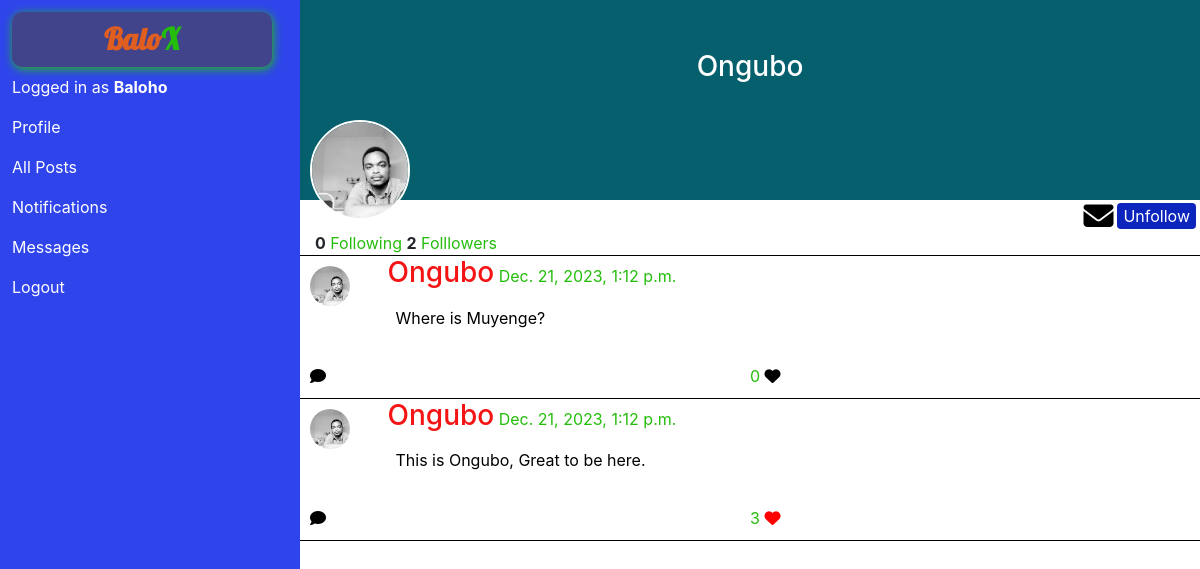
/4 (signed in), run on the app's committed database.
### network/models.py (models this page shows, shortened)
class User(AbstractUser):
    pass

class Post(models.Model):
    author = models.ForeignKey(User, on_delete=models.CASCADE, related_name='tweet')
    tweet = models.TextField(verbose_name='post', null=False, blank=False)
    liked_by = models.ManyToManyField(User, related_name='liked_posts', null=True, blank=True)
    likes = models.IntegerField(null=True, blank=True, verbose_name='like', max_length=20, default=0)
    time = models.DateTimeField(verbose_name='creation time')

### network/views.py (the view)
# urls.py: path('<int:profile_id>', views.profile, name='profile'),
@login_required
def profile(request, profile_id):
        profile = User.objects.get(pk=profile_id)
        if profile:
            if Account.objects.filter(user=profile).exists():
                followings = Account.objects.filter(user=profile).count()
            else:
                followings = 0
            if profile.followers:
                followers = profile.followers.all().count()
            else:
                followers = 0
            posts = Post.objects.filter(author=profile).order_by('-time')
            if Account.objects.filter(user=request.user, target=profile).exists():
                account = Account.objects.get(user=request.user, target=profile)
                followed = account.is_following
            else:
                followed = False
            return render(request, 'network/profile.html', {
            'profile' : profile,
            "followings" : followings,
            'followers' : followers,
            'followed' : followed,
            'posts' : posts
            })
        else:
            messages.error(request, 'Profile does not exist')
            return HttpResponseRedirect(reverse('index'))

### network/templates/network/profile.html (shortened to what this page needs)
{% extends 'network/layout.html' %}
{% load static %}
{% block body %}
<section id="profile_info">
    <div class="profile_imgs">
        <img src="{% static 'network/user.jpg' %}" alt="img">
        <h3>{{profile|capfirst}}</h3>
    </div>
    <div class="profile_btn">
        {% if profile != request.user %}
        <i class="fa-solid fa-envelope"></i>
        {% if followed %}
        <button class="btn-primary follow-btn" data-id="{{profile.id}}" id="follow-btn-{{profile.id}}">Unfollow</button>
        {% else %}
        <button class="btn-primary follow-btn" data-id="{{profile.id}}" id="follow-btn-{{profile.id}}">Follow</button>
        {% endif %}
        {% endif %}
    </div>
    <div class="follow_following container">
        <strong id="followings-{{profile.id}}">{{followings}}</strong>
        <span>Following</span>
        <strong id="followers-{{profile.id}}">{{followers}}</strong>
        <span>Folllowers</span>
    </div>
</section>
{% for post in posts %}
<section class="tweet">
    <div class="row container">
        <div class="userImg col-sm-1">
            <img src="{% static 'network/user.jpg' %}" alt="">
        </div>
        <div class="tweetContent col-sm-11">
            <h3 class="username">{{post.author|capfirst}}</h3>
            <span>{{post.time}}</span>
            <p>{{post.tweet}}</p>
        </div>
    </div>
    <div class="tweetIcon container row">
        <div class="col">
            <i class="fa-solid fa-comment"></i>
        </div>
        <div class="col">
            <span id="post-likes-{{post.id}}">{{post.likes}}</span>
            {% if request.user in post.liked_by.all %}
                <i class="liked fa-solid fa-heart likeIcon" data-like="post-{{post.id}}" id="post-like-{{post.id}}"></i>
            {% else %}
                <i class="unliked fa-solid fa-heart likeIcon" data-like="post-{{post.id}}" id="post-like-{{post.id}}"></i>
            {% endif %}
        </div>
    </div>
</section>
{% endfor %}
{% endblock %}

### network/templates/network/layout.html (shortened to what this page needs)
{% load static %}
<!DOCTYPE html>
<html lang="en">
    <head>
        <link rel="stylesheet" href="https://stackpath.bootstrapcdn.com/bootstrap/4.4.1/css/bootstrap.min.css">
        <link href="{% static 'network/styles.css' %}" rel="stylesheet">
    </head>
    <body>
        <div class="container-fluid">
            <div class="row">
                <nav class="navbar navbar-left col-sm-3" id="navbar-left">
                        <div class="left-container">
                                <ul class="navbar-nav mr-auto">
                                    <strong class="log navbar-brand">Balo<span>X</span></strong>
                                {% if user.is_authenticated %}
                                    <li class="nav-item">
                                        <a class="nav-link" href="#">Logged in as <strong>{{ request.user|capfirst}}</strong></a>
                                    </li>
                                    <li class="nav-item">
                                        <a class="nav-link" href="{% url 'profile' request.user.id %}">Profile</a>
                                    </li>
                                {% endif %}
                                <li class="nav-item">
                                    <a class="nav-link" href="{% url 'index' %}">All Posts</a>
                                </li>
                                <li class="nav-item">
                                <a class="nav-link" href="#">Notifications</a>
                                </li>
                                <li class="nav-item">
                                    <a class="nav-link" href="#">Messages</a>
                                </li>
                                {% if user.is_authenticated %}
                                    <li class="nav-item">
                                        <a class="nav-link" href="{% url 'logout' %}">Logout</a>
                                    </li>
                                {% endif %}
                                </ul>
                        </div>
                </nav>
                <div class="body col-sm-9">
                    {% block body %}
                    {% endblock %}
                </div>
            </div>
        </div>
    </body>
</html>

### network/static/network/styles.css (style rules this page uses)
body { background-color: white; }
.left-container { padding: 2px !important; }
.navbar-left { position: fixed; display: block; padding: 10px; height: 100vh; background-color: #2F45EB; }
.navbar-left a { color: white; }
.navbar { height: 100vh; }
span { color:#25BD0C; }
.navbar-brand { box-sizing: border-box; text-align: center; font-size: 30px; color: #E05E1F; background-color: #42448B; border-radius: 10px; box-shadow: 1px 2px 10px #25BD0C; font-family: 'Lobster', sans-serif; }
.body { padding: 0 !important; position: absolute; right: 0; }
section { border-bottom: solid 1px black; position: relative; }
.userImg { padding: 10px; }
.userImg img { width: 40px; height: 40px; border-radius: 50%; }
.tweetContent h3 { display: inline-block; color: rgb(245, 20, 20); }
.tweet p { padding: 8px; color: black; }
.tweetIcon { padding: 10px; color: white; }
.fa-solid { color: black; }
.profile_imgs { background-color: rgb(5, 95, 108); position: relative; height: 200px; }
.profile_imgs img { position: absolute; width: 100px; height: 100px; border-radius: 50%; left: 10px; bottom: -20px; border: solid 2px white; }
.profile_imgs h3 { color: white; position: relative; top: 50px; text-align: center; }
.profile_btn { display: flex; justify-content: right; color: white; align-items: center; height: 15px; margin-top: 8px; }
.profile_btn button { margin: 4px; border-style: none !important; border-radius: 4px !important; }
.profile_btn i { font-size: 30px; }
.username { color: #2F45EB; }
.postcontents h4,p { color: white; }
.btn-primary { background-color: #0C25BD !important; }
.liked { color: red; }
.unliked { color: black; }

### data on the page
User: user "Baloho"
User: username "Ongubo"
Post: author "Ongubo", time "Dec. 21, 2023, 1:12 p.m.", tweet "Where is Muyenge?", likes "0"
Post: author "Ongubo", time "Dec. 21, 2023, 1:12 p.m.", tweet "This is Ongubo, Great to be here.", likes "3"

### other printed values
{{ followings }} "0"
{{ followers }} "2"
